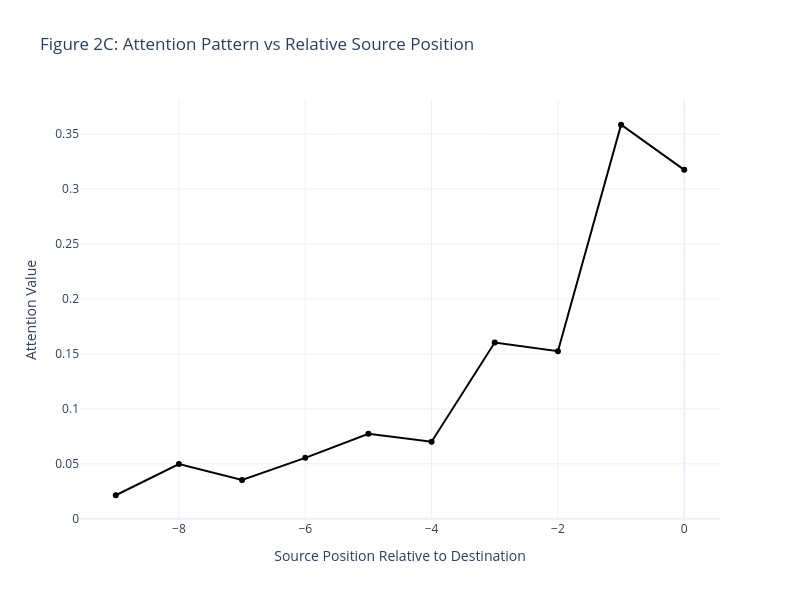

Notebook cell for this chart:
### Code cell
plot_attention_decay(model, num_seqs=50, layer_idx=0, head_idx=1)

### Figure 1 — Plotly figure (JSON) as saved in the notebook; plotly's stock layout.template omitted (floating-point values rounded to 4 significant figures)
{"data": [{"line": {"color": "black", "width": 2}, "mode": "lines+markers", "name": "Actual Attention", "type": "scatter", "x": [-9, -8, -7, -6, -5, -4, -3, -2, -1, 0], "y": [0.02142, 0.04982, 0.03535, 0.05546, 0.07733, 0.07015, 0.1604, 0.1524, 0.3585, 0.3175]}], "layout": {"height": 600, "title": {"text": "Figure 2C: Attention Pattern vs Relative Source Position"}, "width": 800, "xaxis": {"title": {"text": "Source Position Relative to Destination"}}, "yaxis": {"title": {"text": "Attention Value"}}}}
